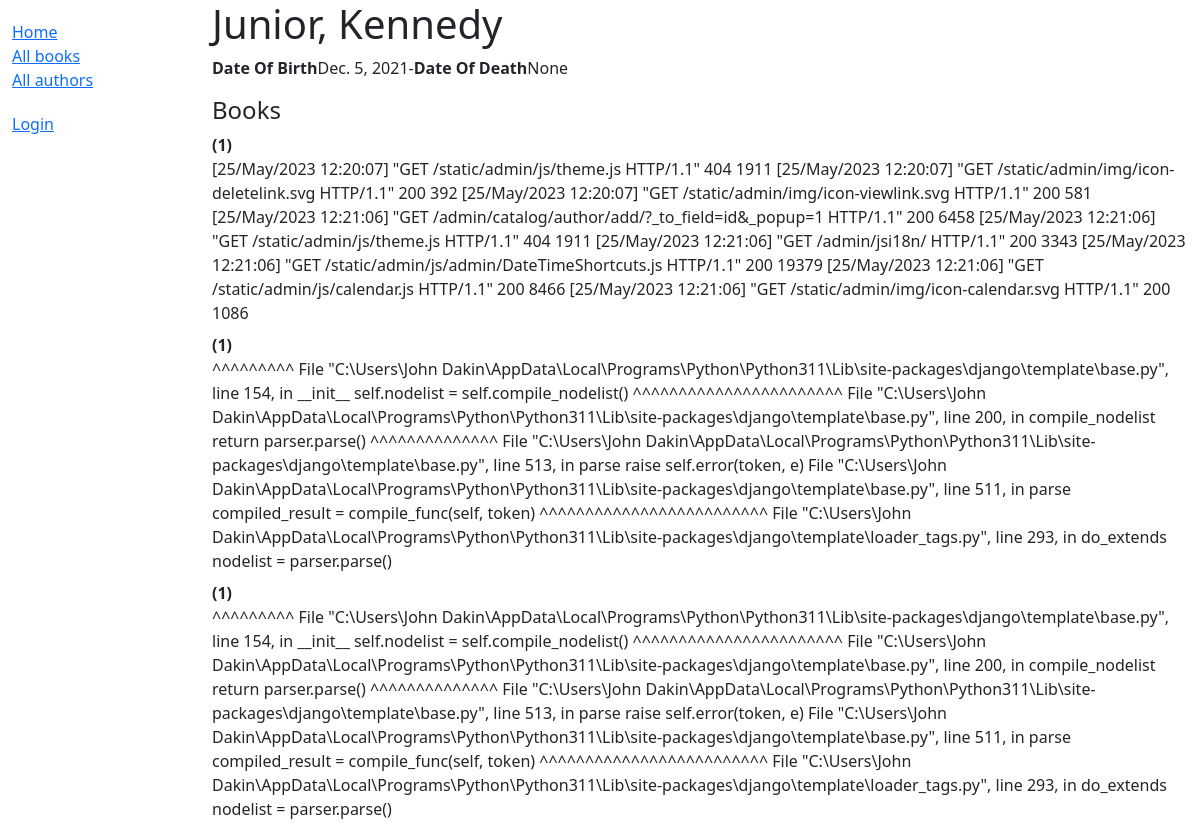
Screenshot of /catalog/author/4 with the database file from the repository.
### catalog/models.py (models this page shows, shortened)
class Author(models.Model):
    first_name = models.CharField(max_length=100)
    last_name = models.CharField(max_length=100)
    date_of_birth = models.DateField(null=True,blank=True)
    date_of_death = models.DateField(null=True,blank=True)
    class Meta:
        ordering = ['last_name', 'last_name']
    def __str__(self):
        return f"{self.last_name}, {self.first_name}"

class Book(models.Model):
    title = models.CharField(max_length=200)
    author = models.ForeignKey("Author",on_delete=models.SET_NULL,null=True)
    summary = models.TextField(max_length=1000,help_text='Enter a brief description of the book')
    isbn = models.CharField('ISBN', max_length=13, unique=True,help_text='13 character <a href="https://www.isbn-international.org/content/what-isbn">ISBN number</a>')
    genre = models.ManyToManyField(Genre,help_text='Select the genre for this book')
    language = models.ForeignKey(Language, on_delete=models.SET_NULL,null=True,default='English')
    def display_genre(self):
        return ', '.join(genre.name for genre in self.genre.all()[:3])
    display_genre.short_description = 'Genre'

### catalog/views.py (the view)
# urls.py: path('author/<int:pk>',views.AuthorDetailView.as_view(),name='author-detail'),
class AuthorDetailView(generic.DetailView):
    model = Author

### catalog/templates/catalog/author_detail.html
{% extends 'registration/base_generic.html'%}
{% block content %}
    <h1>{{author}}</h1>
    <p><strong>Date Of Birth</strong>{{author.date_of_birth}}-<strong>Date Of Death</strong>{{author.date_of_death}}</p>
    <div class="margin-left:20px; margin-top:20px">
        <h4>Books</h4>
        <dl>
            {% for book in author.book_set.all %}
                <dt><a href="{% url 'book-detail' book.pk%}">{{books}}</a>({{book.bookinstance_set.all.count}})</dt>
                <dd>{{book.summary}}</dd>
            {% endfor %}
        </dl>
    </div>
{% endblock %}

### rows the page displays
Author: date_of_birth "Dec. 5, 2021", date_of_death "None"
Book: bookinstance_set.all.count "1", summary "[25/May/2023 12:20:07] \"GET /static/admin/js/theme.js HTTP/1.1\" 404 1911 [25/May/2023 12:20:07] \"GET /static/admin/img/icon-deletelink.svg HTTP/1.1\" 200 392 [25/May/2023 12:20:07] \"GET /static/admin/img/icon-viewlink.svg HTTP/1.1\" 200 581 [25/May/2023 12:21:06] \"GET /admin/catalog/author/add/?_to_field=id&_popup=1 HTTP/1.1\" 200 6458 [25/May/2023 12:21:06] \"GET /static/admin/js/theme.js HTTP/1.1\" 404 1911 [25/May/2023 12:21:06] \"GET /admin/jsi18n/ HTTP/1.1\" 200 3343 [25/May/2023 12:21:06] \"GET /static/admin/js/admin/DateTimeShortcuts.js HTTP/1.1\" 200 19379 [25/May/2023 12:21:06] \"GET /static/admin/js/calendar.js HTTP/1.1\" 200 8466 [25/May/2023 12:21:06] \"GET…"
Book: bookinstance_set.all.count "1", summary "^^^^^^^^^ File \"C:\\Users\\John Dakin\\AppData\\Local\\Programs\\Python\\Python311\\Lib\\site-packages\\django\\template\\base.py\", line 154, in __init__ self.nodelist = self.compile_nodelist() ^^^^^^^^^^^^^^^^^^^^^^^ File \"C:\\Users\\John Dakin\\AppData\\Local\\Programs\\Python\\Python311\\Lib\\site-packages\\django\\template\\base.py\", line 200, in compile_nodelist return parser.parse() ^^^^^^^^^^^^^^ File \"C:\\Users\\John Dakin\\AppData\\Local\\Programs\\Python\\Python311\\Lib\\site-packages\\django\\template\\base.py\", line 513, in parse raise self.error(token, e) File \"C:\\Users\\John Dakin\\AppData\\Local\\Programs\\Python\\Python311\\Lib\\site-packages\\django\\template\\base.py\", line 511, in parse compiled_result =…"
Book: bookinstance_set.all.count "1", summary "^^^^^^^^^ File \"C:\\Users\\John Dakin\\AppData\\Local\\Programs\\Python\\Python311\\Lib\\site-packages\\django\\template\\base.py\", line 154, in __init__ self.nodelist = self.compile_nodelist() ^^^^^^^^^^^^^^^^^^^^^^^ File \"C:\\Users\\John Dakin\\AppData\\Local\\Programs\\Python\\Python311\\Lib\\site-packages\\django\\template\\base.py\", line 200, in compile_nodelist return parser.parse() ^^^^^^^^^^^^^^ File \"C:\\Users\\John Dakin\\AppData\\Local\\Programs\\Python\\Python311\\Lib\\site-packages\\django\\template\\base.py\", line 513, in parse raise self.error(token, e) File \"C:\\Users\\John Dakin\\AppData\\Local\\Programs\\Python\\Python311\\Lib\\site-packages\\django\\template\\base.py\", line 511, in parse compiled_result =…"
